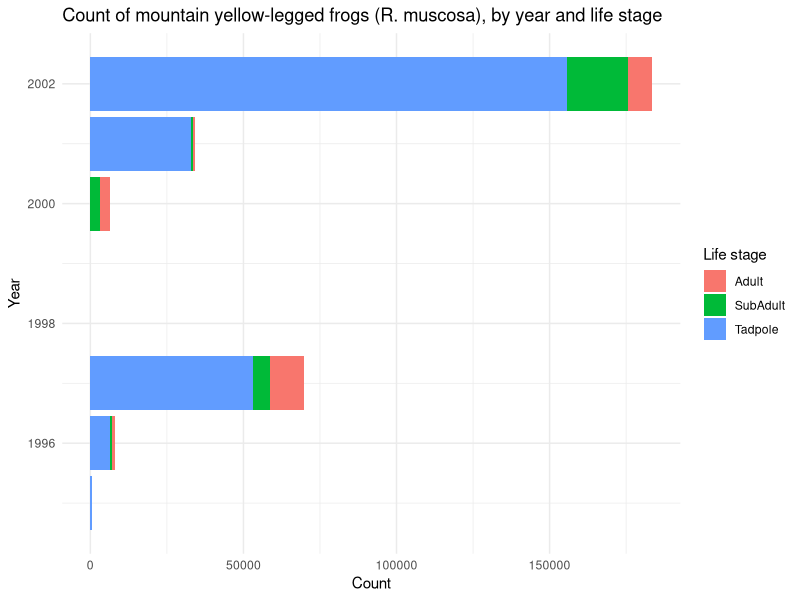

The R source for this figure:
## ---- chunk 1
knitr::opts_chunk$set(echo = TRUE, message=FALSE, warning=FALSE)

library(tidyverse)
library(here)
library(cowplot)
library(patchwork)
library(lubridate)
## ---- chunk 2
sierra_amph <- read_csv(here("data", "sierra_amphibians.csv"))

## ---- chunk 3
ramu_sub <- sierra_amph %>% 
  filter(amphibian_species == "RAMU") %>% 
  filter(amphibian_life_stage %in% c("Tadpole", "Adult", "SubAdult")) %>% 
  mutate(survey_date = mdy(survey_date)) %>% #transform date from myd format to YYYY-MM-DD format
  mutate(year = year(survey_date)) %>% 
  group_by(year, amphibian_life_stage) %>% # group by year
  summarize(count = sum(amphibian_number))
## ---- chunk 4
ramu_top_lakes <- sierra_amph %>% 
  filter(amphibian_species == "RAMU") %>% 
  filter(amphibian_life_stage %in% c("Adult", "SubAdult")) %>% 
  mutate(survey_date = mdy(survey_date)) %>% #transform date from myd format to YYYY-MM-DD format
  mutate(year = year(survey_date)) %>% 
  group_by(year, lake_id) %>% 
  summarize(count = sum(amphibian_number)) %>% 
  arrange(lake_id)
## ---- chunk 5
ggplot(data = ramu_sub, aes(x = year, y = count)) +
  geom_col(stat = "identity", aes(fill = amphibian_life_stage)) +
  labs(x = "Year",
       y = "Count",
       title = "Count of mountain yellow-legged frogs (R. muscosa), by year and life stage",
       fill = "Life stage") +
  coord_flip() +
  theme_minimal()
